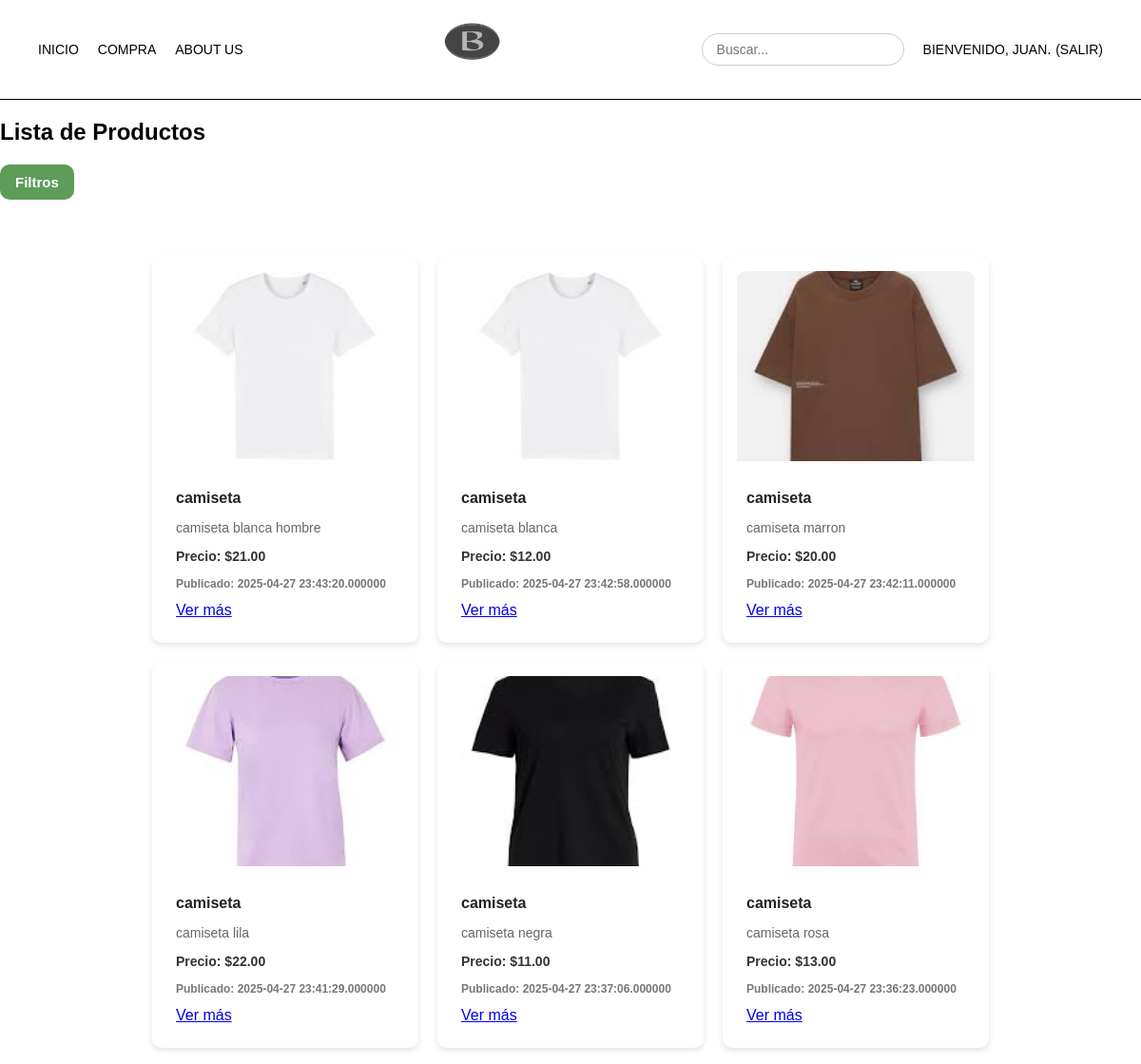
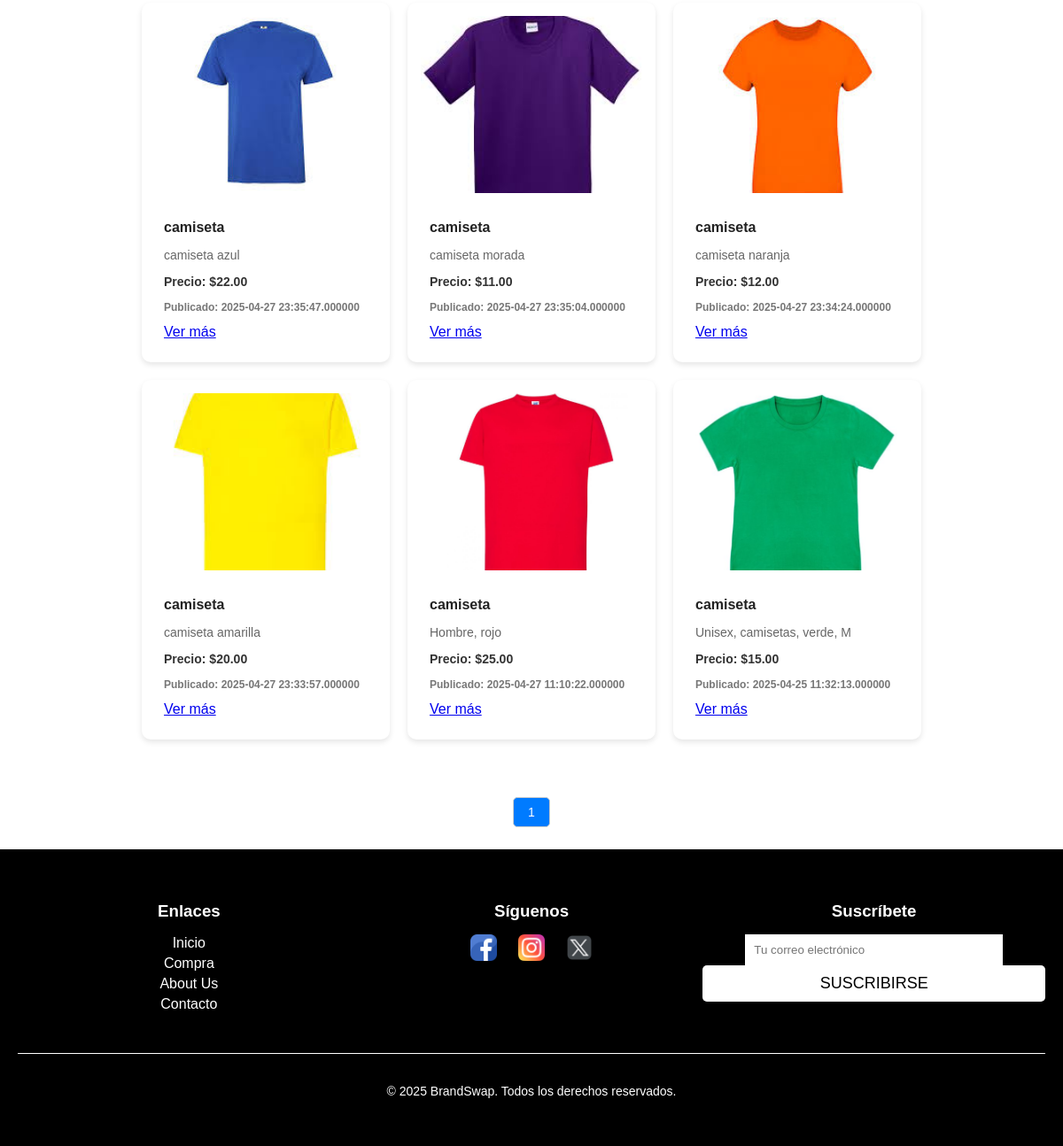
Screenshot of /verProductos.php (signed in) with the database file from the repository (2 pictures, top to bottom).
### tables this page shows
CREATE TABLE `productos` (
  `id_producto` int(100) NOT NULL,
  `id_usuario` int(100) NOT NULL,
  `nombre_producto` varchar(100) NOT NULL,
  `descripcion` text NOT NULL,
  `precio` decimal(65,0) NOT NULL,
  `fecha_publicacion` timestamp(6) NOT NULL DEFAULT current_timestamp(6) ON UPDATE current_timestamp(6),
  `imagen` longtext DEFAULT NULL
);

### includes/productos/productoDAO.php (called while the page is built, shortened)
<?php
require_once("productoDTO.php");
class productoDAO extends baseDAO implements IProducto
{
    public function obtenerTodosLosProductos($id_usuario_actual = null)
    {
    $conn = application::getInstance()->getConexionBd();
    $query = "SELECT * FROM productos";
    $query .= " ORDER BY fecha_publicacion DESC";
    $stmt = $conn->prepare($query);
    $stmt->execute();
    $resultado = $stmt->get_result();
    $productos = [];
    while ($fila = $resultado->fetch_assoc()) {
        $productos[] = new ProductoDTO(...array_values($fila));
    }
    return $productos;
    }
}
?>

### includes/productos/productoAppService.php (called while the page is built, shortened)
<?php
class productoAppService
{
    public function obtenerTodosLosProductos($id_usuario_actual = null)
    {
        $IProductoDAO = productoFactory::CreateProducto();
        return $IProductoDAO->obtenerTodosLosProductos($id_usuario_actual);
    }
}
?>

### includes/productos/productoDTO.php (called while the page is built, shortened)
<?php
class ProductoDTO {
    private $id;
    private $nombre;
    private $descripcion;
    private $precio;
    private $imagen;
    private $fecha_publicacion;
    public function __construct($id, $id_usuario, $nombre, $descripcion, $precio, $imagen, $fecha_publicacion) {
        $this->id = $id;
        $this->nombre = $nombre;
        $this->descripcion = $descripcion;
        $this->precio = $precio;
        $this->imagen = $imagen;
        $this->fecha_publicacion = $fecha_publicacion;
    }
    public function getId() { return $this->id; }
    public function getNombre() { return $this->nombre; }
    public function getDescripcion() { return $this->descripcion; }
    public function getPrecio() { return $this->precio; }
    public function getImagen() { return $this->imagen; }
    public function getFechaPublicacion() { return $this->fecha_publicacion; }
}
?>

### includes/verProductos/procesarVerProductos.php (the view, shortened to what this page needs)
<?php
include __DIR__ . "/../productos/productoAppService.php";
class verProductos
{
    public static function mostrarTodos()
    {
        $productoAppService = productoAppService::GetSingleton();
        $pagina = isset($_GET['pagina']) ? (int)$_GET['pagina'] : 1;
        $categoriasSeleccionadas = $_GET['categorias'] ?? [];
        $productosPorPagina = 12;
        if (!empty($categoriasSeleccionadas)) {
            $productos = $productoAppService->obtenerProductosPorCategorias($categoriasSeleccionadas);
        } else {
            $productos = $productoAppService->obtenerTodosLosProductos();
        }
        $totalProductos = count($productos);
        $totalPaginas = ceil($totalProductos / $productosPorPagina);
        $inicio = ($pagina - 1) * $productosPorPagina;
        $productosPagina = array_slice($productos, $inicio, $productosPorPagina);
        $html = "<div class='productos-container'>";
        foreach ($productosPagina as $producto) {
            $idProducto = $producto->getId();
            $nombre = htmlspecialchars($producto->getNombre());
            $descripcion = htmlspecialchars($producto->getDescripcion());
            $precio = number_format($producto->getPrecio(), 2);
            $fecha = htmlspecialchars($producto->getFechaPublicacion());
            $imagen = htmlspecialchars($producto->getImagen());
            $html .= <<<HTML
            <div class="product-card">
                <a href="verProducto.php?id={$idProducto}">
                    <img class="product-image" src="{$fecha}" alt="Imagen del producto">
                </a>
                <div class="product-info">
                    <p class="product-name"><strong>{$nombre}</strong></p>
                    <p class="product-description">{$descripcion}</p>
                    <p class="product-price"><strong>Precio:</strong> \${$precio}</p>
                    <p class="product-date"><strong>Publicado:</strong> {$imagen}</p>
                    <a href="verProducto.php?id={$idProducto}" class="ver-detalle">Ver más</a>
                </div>
            </div>
HTML;
        }
        $html .= "</div>";
        $queryParams = $_GET;
        unset($queryParams['pagina']);
        $queryBase = http_build_query($queryParams);
        $html .= "<div class='paginacion'>";
        for ($i = 1; $i <= $totalPaginas; $i++) {
            $active = ($i == $pagina) ? "active" : "";
            $url = '?' . $queryBase . '&pagina=' . $i;
            $html .= "<a class='pagina-numero {$active}' href='{$url}'>" . $i . "</a> ";
        }
        $html .= "</div>";
    return $html;
    }
}
?>

### CSS/estilo.css (style rules this page uses)
body { margin: 0; font-family: Arial, sans-serif; background-color: #fff; color: #000; padding-top: 80px; display: flex; flex-direction: column; height: 100%; }
.productos-container { display: grid; grid-template-columns: repeat(auto-fill, minmax(250px, 1fr)); gap: 20px; justify-content: center; padding: 20px; }
.product-card { background: #fff; padding: 15px; border-radius: 10px; box-shadow: 0px 3px 6px rgba(0, 0, 0, 0.1); transition: transform 0.2s ease-in-out; width: 250px; }
.product-image { width: 100%; height: 200px; object-fit: cover; border-radius: 10px 10px 0 0; }
.product-name { font-size: 18px; font-weight: bold; color: #222; }
.product-description { font-size: 14px; color: #444; }
.product-price, .product-date { font-size: 14px; font-weight: bold; color: #555; }
.productos-container { display: flex; flex-wrap: wrap; justify-content: center; gap: 20px; padding: 20px; }
.product-info { padding: 10px; }
.product-name { font-size: 16px; font-weight: bold; margin-bottom: 5px; }
.product-description { font-size: 14px; color: #666; margin-bottom: 5px; }
.product-price { font-size: 14px; font-weight: bold; color: #333; }
.product-date { font-size: 12px; color: #777; }
.paginacion { display: flex; justify-content: center; margin-top: 20px; flex-wrap: wrap; text-align: center; width: 100%; }
.pagina-numero { margin: 0 5px; padding: 8px 16px; text-decoration: none; color: #333; border: 1px solid #ccc; border-radius: 5px; transition: background-color 0.3s ease, color 0.3s ease; font-size: 14px; white-space: nowrap; display: inline-block; }
.pagina-numero.active { background-color: #007bff; color: white; }
.pagina-numero { max-width: 60px; text-align: center; }
.paginacion a { display: inline-block; width: auto; box-sizing: border-box; }
.paginacion .pagina-numero { width: auto !important; text-align: center; padding: 8px 16px; margin: 5px; }

### rows the page displays
productos: imagen (picture), nombre_producto "camiseta", descripcion "camiseta blanca hombre", precio "21.00", fecha_publicacion "2025-04-27 23:43:20.000000"
productos: imagen (picture), nombre_producto "camiseta", descripcion "camiseta blanca", precio "12.00", fecha_publicacion "2025-04-27 23:42:58.000000"
productos: imagen (picture), nombre_producto "camiseta", descripcion "camiseta marron", precio "20.00", fecha_publicacion "2025-04-27 23:42:11.000000"
productos: imagen (picture), nombre_producto "camiseta", descripcion "camiseta lila", precio "22.00", fecha_publicacion "2025-04-27 23:41:29.000000"
productos: imagen (picture), nombre_producto "camiseta", descripcion "camiseta negra", precio "11.00", fecha_publicacion "2025-04-27 23:37:06.000000"
productos: imagen (picture), nombre_producto "camiseta", descripcion "camiseta rosa", precio "13.00", fecha_publicacion "2025-04-27 23:36:23.000000"
productos: imagen (picture), nombre_producto "camiseta", descripcion "camiseta azul", precio "22.00", fecha_publicacion "2025-04-27 23:35:47.000000"
productos: imagen (picture), nombre_producto "camiseta", descripcion "camiseta morada", precio "11.00", fecha_publicacion "2025-04-27 23:35:04.000000"
productos: imagen (picture), nombre_producto "camiseta", descripcion "camiseta naranja", precio "12.00", fecha_publicacion "2025-04-27 23:34:24.000000"
productos: imagen (picture), nombre_producto "camiseta", descripcion "camiseta amarilla", precio "20.00", fecha_publicacion "2025-04-27 23:33:57.000000"
productos: imagen (picture), nombre_producto "camiseta", descripcion "Hombre, rojo", precio "25.00", fecha_publicacion "2025-04-27 11:10:22.000000"
productos: imagen (picture), nombre_producto "camiseta", descripcion "Unisex, camisetas, verde, M", precio "15.00", fecha_publicacion "2025-04-25 11:32:13.000000"

### other values shown
$_SESSION['nombre'] "JUAN"
